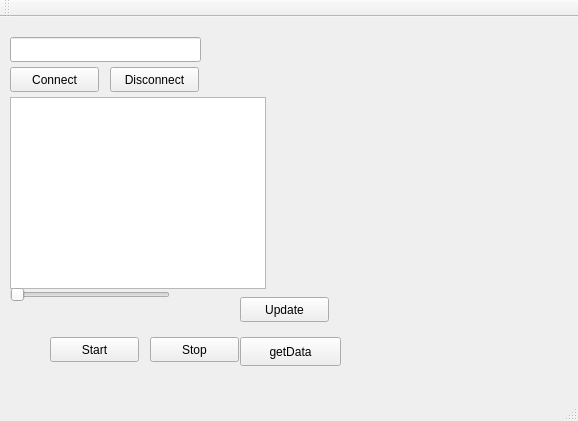
<?xml version="1.0" encoding="UTF-8"?>
<ui version="4.0">
 <class>MainWindow</class>
 <widget class="QMainWindow" name="MainWindow">
  <property name="geometry">
   <rect>
    <x>0</x>
    <y>0</y>
    <width>578</width>
    <height>421</height>
   </rect>
  </property>
  <property name="windowTitle">
   <string>MainWindow</string>
  </property>
  <widget class="QWidget" name="centralWidget">
   <widget class="QPushButton" name="pushButtonGet">
    <property name="geometry">
     <rect>
      <x>240</x>
      <y>320</y>
      <width>101</width>
      <height>29</height>
     </rect>
    </property>
    <property name="text">
     <string>getData</string>
    </property>
   </widget>
   <widget class="QListWidget" name="listWidget">
    <property name="geometry">
     <rect>
      <x>10</x>
      <y>80</y>
      <width>256</width>
      <height>192</height>
     </rect>
    </property>
   </widget>
   <widget class="QPushButton" name="pushButtonConnect">
    <property name="geometry">
     <rect>
      <x>10</x>
      <y>50</y>
      <width>89</width>
      <height>25</height>
     </rect>
    </property>
    <property name="text">
     <string>Connect</string>
    </property>
   </widget>
   <widget class="QPushButton" name="pushButtonDisconnect">
    <property name="geometry">
     <rect>
      <x>110</x>
      <y>50</y>
      <width>89</width>
      <height>25</height>
     </rect>
    </property>
    <property name="text">
     <string>Disconnect</string>
    </property>
   </widget>
   <widget class="QLineEdit" name="lineEditIp">
    <property name="geometry">
     <rect>
      <x>10</x>
      <y>20</y>
      <width>191</width>
      <height>25</height>
     </rect>
    </property>
   </widget>
   <widget class="QPushButton" name="pushButtonUpdate">
    <property name="geometry">
     <rect>
      <x>240</x>
      <y>280</y>
      <width>89</width>
      <height>25</height>
     </rect>
    </property>
    <property name="text">
     <string>Update</string>
    </property>
   </widget>
   <widget class="QSlider" name="horizontalSliderTiming">
    <property name="geometry">
     <rect>
      <x>10</x>
      <y>270</y>
      <width>160</width>
      <height>16</height>
     </rect>
    </property>
    <property name="minimum">
     <number>1</number>
    </property>
    <property name="maximum">
     <number>1000</number>
    </property>
    <property name="orientation">
     <enum>Qt::Horizontal</enum>
    </property>
   </widget>
   <widget class="QPushButton" name="pushButtonStart">
    <property name="geometry">
     <rect>
      <x>50</x>
      <y>320</y>
      <width>89</width>
      <height>25</height>
     </rect>
    </property>
    <property name="text">
     <string>Start</string>
    </property>
   </widget>
   <widget class="QPushButton" name="pushButtonStop">
    <property name="geometry">
     <rect>
      <x>150</x>
      <y>320</y>
      <width>89</width>
      <height>25</height>
     </rect>
    </property>
    <property name="text">
     <string>Stop</string>
    </property>
   </widget>
   <widget class="Plotter" name="widget" native="true">
    <property name="geometry">
     <rect>
      <x>300</x>
      <y>80</y>
      <width>231</width>
      <height>181</height>
     </rect>
    </property>
   </widget>
  </widget>
  <widget class="QMenuBar" name="menuBar">
   <property name="geometry">
    <rect>
     <x>0</x>
     <y>0</y>
     <width>578</width>
     <height>22</height>
    </rect>
   </property>
  </widget>
  <widget class="QToolBar" name="mainToolBar">
   <attribute name="toolBarArea">
    <enum>TopToolBarArea</enum>
   </attribute>
   <attribute name="toolBarBreak">
    <bool>false</bool>
   </attribute>
  </widget>
  <widget class="QStatusBar" name="statusBar"/>
 </widget>
 <layoutdefault spacing="6" margin="11"/>
 <customwidgets>
  <customwidget>
   <class>Plotter</class>
   <extends>QWidget</extends>
   <header>plotter.h</header>
   <container>1</container>
  </customwidget>
 </customwidgets>
 <resources/>
 <connections>
  <connection>
   <sender>listWidget</sender>
   <signal>itemClicked(QListWidgetItem*)</signal>
   <receiver>MainWindow</receiver>
   <slot>getIp(QListWidgetItem*)</slot>
   <hints>
    <hint type="sourcelabel">
     <x>179</x>
     <y>153</y>
    </hint>
    <hint type="destinationlabel">
     <x>243</x>
     <y>86</y>
    </hint>
   </hints>
  </connection>
 </connections>
 <slots>
  <slot>getIp(QListWidgetItem*)</slot>
 </slots>
</ui>
